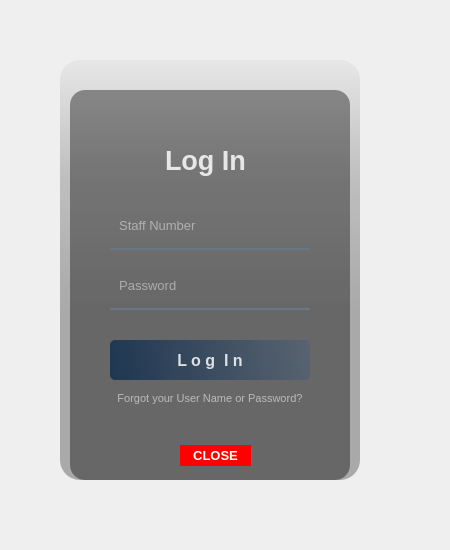
<?xml version="1.0" encoding="UTF-8"?>
<ui version="4.0">
 <class>Form</class>
 <widget class="QWidget" name="Form">
  <property name="geometry">
   <rect>
    <x>0</x>
    <y>0</y>
    <width>450</width>
    <height>550</height>
   </rect>
  </property>
  <property name="windowTitle">
   <string>Form</string>
  </property>
  <widget class="QWidget" name="widget" native="true">
   <property name="geometry">
    <rect>
     <x>30</x>
     <y>30</y>
     <width>370</width>
     <height>480</height>
    </rect>
   </property>
   <property name="styleSheet">
    <string notr="true">QPushButton#pushButton{	
	background-color: qlineargradient(spread:pad, x1:0, y1:0.505682, x2:1, y2:0.477, stop:0 rgba(20, 47, 78, 219), stop:1 rgba(85, 98, 112, 226));
	color:rgba(255, 255, 255, 210);
	border-radius:5px;
}
QPushButton#pushButton:hover{	
	background-color: qlineargradient(spread:pad, x1:0, y1:0.505682, x2:1, y2:0.477, stop:0 rgba(40, 67, 98, 219), stop:1 rgba(105, 118, 132, 226));
}
QPushButton#pushButton:pressed{	
	padding-left:5px;
	padding-top:5px;
	background-color:rgba(105, 118, 132, 200);
}

QPushButton#pushButton_2, #pushButton_3, #pushButton_4, #pushButton_5{	
	background-color: rgba(0, 0, 0, 0);
	color:rgba(85, 98, 112, 255);
}
QPushButton#pushButton_2:hover, #pushButton_3:hover, #pushButton_4:hover, #pushButton_5:hover{	
	color:rgba(155, 168, 182, 220);
}
QPushButton#pushButton_2:pressed, #pushButton_3:pressed, #pushButton_4:pressed, #pushButton_5:pressed{	
	padding-left:5px;
	padding-top:5px;
	color:rgba(115, 128, 142, 255);
}</string>
   </property>
   <widget class="QLabel" name="label">
    <property name="geometry">
     <rect>
      <x>30</x>
      <y>30</y>
      <width>300</width>
      <height>420</height>
     </rect>
    </property>
    <property name="styleSheet">
     <string notr="true">border-image: url(:/images/background.png);
border-radius:20px;</string>
    </property>
    <property name="text">
     <string/>
    </property>
   </widget>
   <widget class="QLabel" name="label_2">
    <property name="geometry">
     <rect>
      <x>30</x>
      <y>30</y>
      <width>300</width>
      <height>420</height>
     </rect>
    </property>
    <property name="styleSheet">
     <string notr="true">background-color: qlineargradient(spread:pad, x1:0, y1:0, x2:0, y2:0.715909, stop:0 rgba(0, 0, 0, 9), stop:0.375 rgba(0, 0, 0, 50), stop:0.835227 rgba(0, 0, 0, 75));
border-radius:20px;</string>
    </property>
    <property name="text">
     <string/>
    </property>
   </widget>
   <widget class="QLabel" name="label_3">
    <property name="geometry">
     <rect>
      <x>40</x>
      <y>60</y>
      <width>280</width>
      <height>390</height>
     </rect>
    </property>
    <property name="styleSheet">
     <string notr="true">background-color:rgba(0, 0, 0, 100);
border-radius:15px;</string>
    </property>
    <property name="text">
     <string/>
    </property>
   </widget>
   <widget class="QLabel" name="label_4">
    <property name="geometry">
     <rect>
      <x>135</x>
      <y>110</y>
      <width>90</width>
      <height>40</height>
     </rect>
    </property>
    <property name="font">
     <font>
      <pointsize>20</pointsize>
      <weight>75</weight>
      <bold>true</bold>
     </font>
    </property>
    <property name="styleSheet">
     <string notr="true">color:rgba(255, 255, 255, 210);</string>
    </property>
    <property name="text">
     <string>Log In</string>
    </property>
   </widget>
   <widget class="QLineEdit" name="lineEdit">
    <property name="geometry">
     <rect>
      <x>80</x>
      <y>180</y>
      <width>200</width>
      <height>40</height>
     </rect>
    </property>
    <property name="font">
     <font>
      <pointsize>10</pointsize>
     </font>
    </property>
    <property name="styleSheet">
     <string notr="true">background-color:rgba(0, 0, 0, 0);
border:none;
border-bottom:2px solid rgba(105, 118, 132, 255);
color:rgba(255, 255, 255, 230);
padding-bottom:7px;</string>
    </property>
    <property name="placeholderText">
     <string>  Staff Number</string>
    </property>
   </widget>
   <widget class="QLineEdit" name="lineEdit_2">
    <property name="geometry">
     <rect>
      <x>80</x>
      <y>240</y>
      <width>200</width>
      <height>40</height>
     </rect>
    </property>
    <property name="font">
     <font>
      <pointsize>10</pointsize>
     </font>
    </property>
    <property name="styleSheet">
     <string notr="true">background-color:rgba(0, 0, 0, 0);
border:none;
border-bottom:2px solid rgba(105, 118, 132, 255);
color:rgba(255, 255, 255, 230);
padding-bottom:7px;</string>
    </property>
    <property name="echoMode">
     <enum>QLineEdit::Password</enum>
    </property>
    <property name="placeholderText">
     <string>  Password</string>
    </property>
   </widget>
   <widget class="QPushButton" name="pushButton">
    <property name="geometry">
     <rect>
      <x>80</x>
      <y>310</y>
      <width>200</width>
      <height>40</height>
     </rect>
    </property>
    <property name="font">
     <font>
      <pointsize>12</pointsize>
      <weight>75</weight>
      <bold>true</bold>
     </font>
    </property>
    <property name="text">
     <string>L o g  I n</string>
    </property>
   </widget>
   <widget class="QLabel" name="label_5">
    <property name="geometry">
     <rect>
      <x>81</x>
      <y>358</y>
      <width>201</width>
      <height>21</height>
     </rect>
    </property>
    <property name="font">
     <font>
      <family>Arial</family>
      <pointsize>8</pointsize>
     </font>
    </property>
    <property name="cursor">
     <cursorShape>PointingHandCursor</cursorShape>
    </property>
    <property name="styleSheet">
     <string notr="true">QLabel{color:rgba(255, 255, 255, 140);}
QLabel:hover{
color:rgb(0, 85, 255);
}
</string>
    </property>
    <property name="text">
     <string>Forgot your User Name or Password? </string>
    </property>
    <property name="alignment">
     <set>Qt::AlignCenter</set>
    </property>
   </widget>
   <widget class="QPushButton" name="pushButton_2">
    <property name="geometry">
     <rect>
      <x>150</x>
      <y>415</y>
      <width>71</width>
      <height>21</height>
     </rect>
    </property>
    <property name="font">
     <font>
      <family>Arial</family>
      <pointsize>10</pointsize>
      <weight>75</weight>
      <bold>true</bold>
     </font>
    </property>
    <property name="styleSheet">
     <string notr="true">background-color: rgb(255, 0, 0);
color: rgb(255, 255, 255);
border-radius:15px;</string>
    </property>
    <property name="text">
     <string>CLOSE</string>
    </property>
   </widget>
   <widget class="QLabel" name="label_6">
    <property name="geometry">
     <rect>
      <x>70</x>
      <y>80</y>
      <width>221</width>
      <height>21</height>
     </rect>
    </property>
    <property name="styleSheet">
     <string notr="true">color: rgb(255, 0, 0);</string>
    </property>
    <property name="text">
     <string>&lt;html&gt;&lt;head/&gt;&lt;body&gt;&lt;p align=&quot;center&quot;&gt;&lt;br/&gt;&lt;/p&gt;&lt;/body&gt;&lt;/html&gt;</string>
    </property>
   </widget>
  </widget>
 </widget>
 <resources>
  <include location="../login/res.qrc"/>
 </resources>
 <connections/>
</ui>
